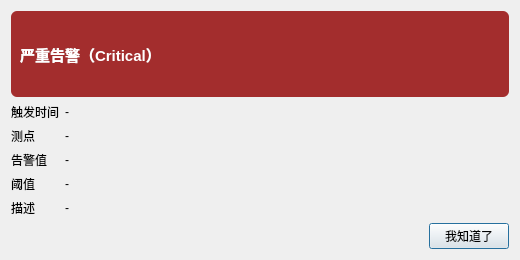
<?xml version="1.0" encoding="UTF-8"?>
<ui version="4.0">
 <class>CriticalAlarmDialog</class>
 <widget class="QDialog" name="CriticalAlarmDialog">
  <property name="geometry">
   <rect>
    <x>0</x>
    <y>0</y>
    <width>520</width>
    <height>260</height>
   </rect>
  </property>
  <property name="windowTitle">
   <string>严重告警</string>
  </property>
  <property name="windowFlags">
   <set>Qt::Dialog|Qt::WindowTitleHint|Qt::CustomizeWindowHint|Qt::WindowCloseButtonHint</set>
  </property>
  <layout class="QVBoxLayout" name="rootLayout">
   <item>
    <widget class="QFrame" name="banner">
     <property name="styleSheet">
      <string notr="true">QFrame#banner { background-color: #a32d2d; border-radius: 6px; }</string>
     </property>
     <property name="frameShape">
      <enum>QFrame::StyledPanel</enum>
     </property>
     <layout class="QHBoxLayout" name="bannerLayout">
      <item>
       <widget class="QLabel" name="lblBannerTitle">
        <property name="styleSheet">
         <string notr="true">color: #ffffff; font-size: 15px; font-weight: bold;</string>
        </property>
        <property name="text">
         <string>严重告警（Critical）</string>
        </property>
       </widget>
      </item>
      <item>
       <spacer name="bannerSpacer">
        <property name="orientation">
         <enum>Qt::Horizontal</enum>
        </property>
        <property name="sizeHint" stdset="0">
         <size>
          <width>40</width>
          <height>20</height>
         </size>
        </property>
       </spacer>
      </item>
     </layout>
    </widget>
   </item>
   <item>
    <layout class="QFormLayout" name="detailLayout">
     <item row="0" column="0">
      <widget class="QLabel" name="lblTriggerLabel">
       <property name="text">
        <string>触发时间</string>
       </property>
      </widget>
     </item>
     <item row="0" column="1">
      <widget class="QLabel" name="lblTriggerTime">
       <property name="text">
        <string>-</string>
       </property>
      </widget>
     </item>
     <item row="1" column="0">
      <widget class="QLabel" name="lblPointLabel">
       <property name="text">
        <string>测点</string>
       </property>
      </widget>
     </item>
     <item row="1" column="1">
      <widget class="QLabel" name="lblPoint">
       <property name="text">
        <string>-</string>
       </property>
      </widget>
     </item>
     <item row="2" column="0">
      <widget class="QLabel" name="lblValueLabel">
       <property name="text">
        <string>告警值</string>
       </property>
      </widget>
     </item>
     <item row="2" column="1">
      <widget class="QLabel" name="lblValue">
       <property name="text">
        <string>-</string>
       </property>
      </widget>
     </item>
     <item row="3" column="0">
      <widget class="QLabel" name="lblThresholdLabel">
       <property name="text">
        <string>阈值</string>
       </property>
      </widget>
     </item>
     <item row="3" column="1">
      <widget class="QLabel" name="lblThreshold">
       <property name="text">
        <string>-</string>
       </property>
      </widget>
     </item>
     <item row="4" column="0">
      <widget class="QLabel" name="lblDescLabel">
       <property name="text">
        <string>描述</string>
       </property>
      </widget>
     </item>
     <item row="4" column="1">
      <widget class="QLabel" name="lblDescription">
       <property name="text">
        <string>-</string>
       </property>
       <property name="wordWrap">
        <bool>true</bool>
       </property>
      </widget>
     </item>
    </layout>
   </item>
   <item>
    <layout class="QHBoxLayout" name="btnLayout">
     <item>
      <spacer name="btnSpacer">
       <property name="orientation">
        <enum>Qt::Horizontal</enum>
       </property>
       <property name="sizeHint" stdset="0">
        <size>
         <width>40</width>
         <height>20</height>
        </size>
       </property>
      </spacer>
     </item>
     <item>
      <widget class="QPushButton" name="btnClose">
       <property name="text">
        <string>我知道了</string>
       </property>
      </widget>
     </item>
    </layout>
   </item>
  </layout>
 </widget>
 <resources/>
 <connections/>
</ui>
